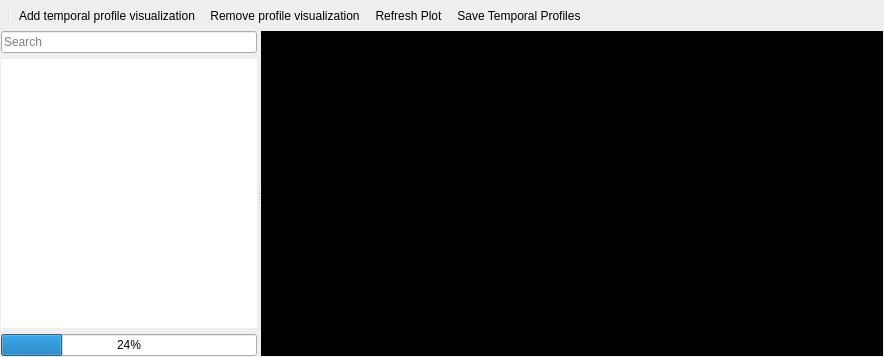
<?xml version="1.0" encoding="UTF-8"?>
<ui version="4.0">
 <class>TemporalProfileDock</class>
 <widget class="QgsDockWidget" name="TemporalProfileDock">
  <property name="geometry">
   <rect>
    <x>0</x>
    <y>0</y>
    <width>884</width>
    <height>357</height>
   </rect>
  </property>
  <property name="windowTitle">
   <string>Temporal Profiles</string>
  </property>
  <widget class="QWidget" name="dockWidgetContents">
   <layout class="QVBoxLayout" name="verticalLayout_2">
    <property name="spacing">
     <number>1</number>
    </property>
    <property name="leftMargin">
     <number>1</number>
    </property>
    <property name="topMargin">
     <number>1</number>
    </property>
    <property name="rightMargin">
     <number>1</number>
    </property>
    <property name="bottomMargin">
     <number>1</number>
    </property>
    <item>
     <widget class="QToolBar" name="mPlotToolBar">
      <property name="sizePolicy">
       <sizepolicy hsizetype="Preferred" vsizetype="Fixed">
        <horstretch>1</horstretch>
        <verstretch>0</verstretch>
       </sizepolicy>
      </property>
      <property name="windowTitle">
       <string>Profile Plot Toolbar</string>
      </property>
      <property name="movable">
       <bool>false</bool>
      </property>
      <property name="allowedAreas">
       <set>Qt::TopToolBarArea</set>
      </property>
      <property name="iconSize">
       <size>
        <width>18</width>
        <height>18</height>
       </size>
      </property>
      <property name="toolButtonStyle">
       <enum>Qt::ToolButtonIconOnly</enum>
      </property>
      <property name="floatable">
       <bool>false</bool>
      </property>
      <addaction name="separator"/>
      <addaction name="actionAddVisualization"/>
      <addaction name="actionRemoveVisualization"/>
      <addaction name="actionRefreshPlot"/>
      <addaction name="actionSaveTemporalProfiles"/>
     </widget>
    </item>
    <item>
     <widget class="QSplitter" name="splitter">
      <property name="orientation">
       <enum>Qt::Horizontal</enum>
      </property>
      <widget class="QWidget" name="layoutWidget">
       <layout class="QVBoxLayout" name="verticalLayout">
        <item>
         <widget class="QgsFilterLineEdit" name="mLineEdit">
          <property name="placeholderText">
           <string>Search </string>
          </property>
          <property name="qgisRelation" stdset="0">
           <string notr="true"/>
          </property>
         </widget>
        </item>
        <item>
         <widget class="PlotSettingsTreeView" name="mTreeView">
          <property name="sizePolicy">
           <sizepolicy hsizetype="Preferred" vsizetype="Preferred">
            <horstretch>1</horstretch>
            <verstretch>2</verstretch>
           </sizepolicy>
          </property>
          <property name="minimumSize">
           <size>
            <width>0</width>
            <height>0</height>
           </size>
          </property>
          <property name="frameShape">
           <enum>QFrame::NoFrame</enum>
          </property>
         </widget>
        </item>
        <item>
         <layout class="QHBoxLayout" name="horizontalLayout">
          <property name="topMargin">
           <number>0</number>
          </property>
          <item>
           <widget class="QProgressBar" name="progressBar">
            <property name="value">
             <number>24</number>
            </property>
           </widget>
          </item>
         </layout>
        </item>
       </layout>
      </widget>
      <widget class="DateTimePlotWidget" name="mPlotWidget">
       <property name="sizePolicy">
        <sizepolicy hsizetype="Preferred" vsizetype="Preferred">
         <horstretch>3</horstretch>
         <verstretch>0</verstretch>
        </sizepolicy>
       </property>
       <property name="styleSheet">
        <string notr="true">background-color: rgb(0, 0, 0);</string>
       </property>
       <property name="frameShape">
        <enum>QFrame::NoFrame</enum>
       </property>
       <property name="backgroundBrush">
        <brush brushstyle="NoBrush">
         <color alpha="255">
          <red>0</red>
          <green>0</green>
          <blue>0</blue>
         </color>
        </brush>
       </property>
       <property name="foregroundBrush">
        <brush brushstyle="NoBrush">
         <color alpha="255">
          <red>0</red>
          <green>0</green>
          <blue>0</blue>
         </color>
        </brush>
       </property>
      </widget>
     </widget>
    </item>
   </layout>
  </widget>
  <action name="actionRefreshPlot">
   <property name="icon">
    <iconset resource="../../../QGIS/images/images.qrc">
     <normaloff>:/images/themes/default/mActionReload.svg</normaloff>:/images/themes/default/mActionReload.svg</iconset>
   </property>
   <property name="text">
    <string>Refresh Plot</string>
   </property>
   <property name="toolTip">
    <string>Refresh Plot</string>
   </property>
  </action>
  <action name="actionAddVisualization">
   <property name="icon">
    <iconset resource="../../../QGIS/images/images.qrc">
     <normaloff>:/images/themes/default/mActionAdd.svg</normaloff>:/images/themes/default/mActionAdd.svg</iconset>
   </property>
   <property name="text">
    <string>Add temporal profile visualization</string>
   </property>
   <property name="toolTip">
    <string>Adds a new profile visualization, e.g. to show different raster bands for the same temporal profile coordinate.</string>
   </property>
  </action>
  <action name="actionRemoveVisualization">
   <property name="icon">
    <iconset resource="../../../QGIS/images/images.qrc">
     <normaloff>:/images/themes/default/mActionRemove.svg</normaloff>:/images/themes/default/mActionRemove.svg</iconset>
   </property>
   <property name="text">
    <string>Remove profile visualization</string>
   </property>
   <property name="toolTip">
    <string>Removes selected profile visualization</string>
   </property>
  </action>
  <action name="actionLoadProfileRequest">
   <property name="icon">
    <iconset resource="eotsv_resources.qrc">
     <normaloff>:/eotimeseriesviewer/icons/mIconTemporalProfileAdd.svg</normaloff>:/eotimeseriesviewer/icons/mIconTemporalProfileAdd.svg</iconset>
   </property>
   <property name="text">
    <string>Select Profile</string>
   </property>
   <property name="toolTip">
    <string>Select temporal profile from map.</string>
   </property>
  </action>
  <action name="actionLoadTPFromOgr">
   <property name="icon">
    <iconset resource="eotsv_resources.qrc">
     <normaloff>:/eotimeseriesviewer/icons/mActionAddOgrLayer.svg</normaloff>:/eotimeseriesviewer/icons/mActionAddOgrLayer.svg</iconset>
   </property>
   <property name="text">
    <string>Load Coordinates</string>
   </property>
   <property name="toolTip">
    <string>Loads the coordinate from a vector file</string>
   </property>
  </action>
  <action name="actionLoadMissingValues">
   <property name="icon">
    <iconset resource="eotsv_resources.qrc">
     <normaloff>:/eotimeseriesviewer/icons/mIconTemporalProfileRefresh.svg</normaloff>:/eotimeseriesviewer/icons/mIconTemporalProfileRefresh.svg</iconset>
   </property>
   <property name="text">
    <string>Load Missing Values</string>
   </property>
   <property name="toolTip">
    <string>Load missing band values. Depending on your time series (number of images, number of bands) this might take a while.</string>
   </property>
  </action>
  <action name="actionSaveTemporalProfiles">
   <property name="icon">
    <iconset resource="../../../QGIS/images/images.qrc">
     <normaloff>:/images/themes/default/mActionFileSaveAs.svg</normaloff>:/images/themes/default/mActionFileSaveAs.svg</iconset>
   </property>
   <property name="text">
    <string>Save Temporal Profiles</string>
   </property>
   <property name="toolTip">
    <string>Save temporal profiles</string>
   </property>
  </action>
 </widget>
 <customwidgets>
  <customwidget>
   <class>QgsDockWidget</class>
   <extends>QDockWidget</extends>
   <header>qgsdockwidget.h</header>
   <container>1</container>
  </customwidget>
  <customwidget>
   <class>QgsFilterLineEdit</class>
   <extends>QLineEdit</extends>
   <header>qgsfilterlineedit.h</header>
  </customwidget>
  <customwidget>
   <class>PlotSettingsTreeView</class>
   <extends>QTreeView</extends>
   <header>eotimeseriesviewer.temporalprofile.plotsettings</header>
  </customwidget>
  <customwidget>
   <class>DateTimePlotWidget</class>
   <extends>QGraphicsView</extends>
   <header>eotimeseriesviewer.temporalprofile.datetimeplot</header>
  </customwidget>
 </customwidgets>
 <resources>
  <include location="eotsv_resources.qrc"/>
  <include location="../../../QGIS/images/images.qrc"/>
 </resources>
 <connections/>
</ui>
